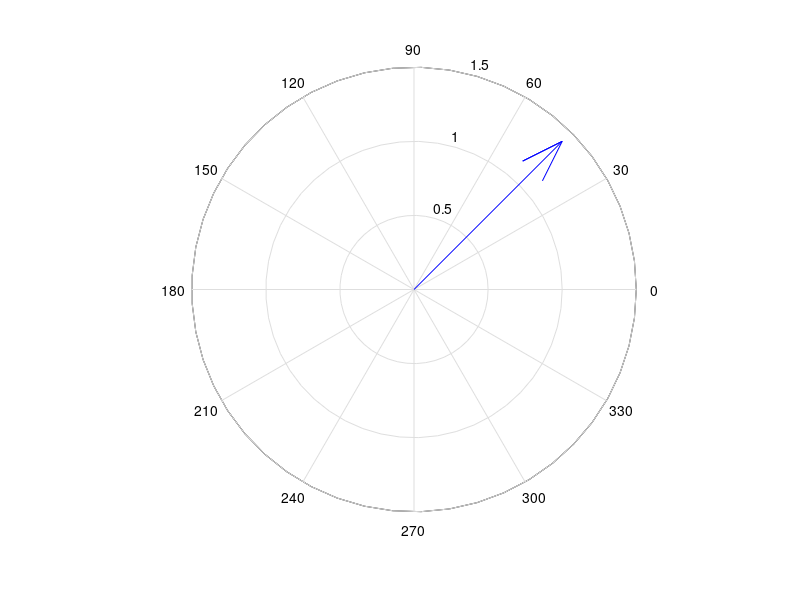

Here is the MATLAB script that generated this plot: (Note: this script raises an error after producing the figure.)
% Fast animated line reading from sensor 

clear all
clc

trip = 2;
w=0;
data2 = [];
value = [];
figure('units','normalized','outerposition',[0 0 1 1])
comp = compass(1,1);
x=1:100000;
arduino=serial('COM4','BaudRate',1200);
fopen(arduino);

while(trip~=102)
    trip=fread(arduino,1);
end

data = 102;
data = [data; fread(arduino,11,'char')];

while(1)
    delete(comp)
    w=w+1;
    data2 = fread(arduino,12,'char');
    data_char = char(data2);
    data_converted = [data_char(9) data_char(10) data_char(7) data_char(8) data_char(5) data_char(6) data_char(3) data_char(4)];
    value = [value; hexsingle2num(data_converted)];
    flexR = v2r(value(w));
    map_value = map(flexR,1.924839956809012e+04,1.447172080408447e+04,0.0,90.0)
    [x_c,y_c] = pol2cart(map_value*(pi/180),1);
    comp = compass(x_c,y_c);
    ylim([0 1])
    drawnow update
end

